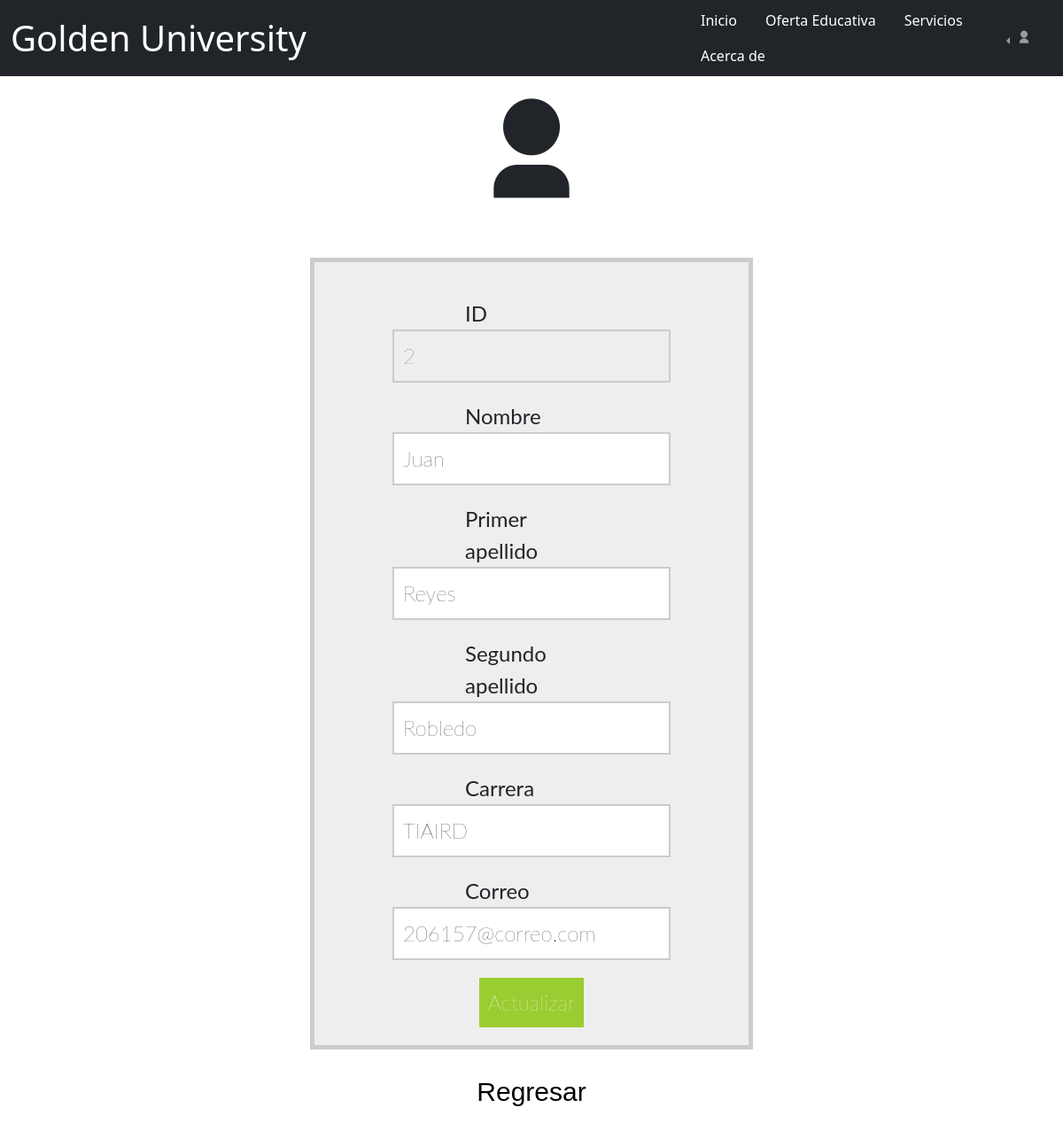
Page /PHP/Modificara.php?ID=2 on the committed database.
### tables this page shows
CREATE TABLE `alumnos` (
  `ID` int(11) NOT NULL,
  `Nombre` varchar(100) DEFAULT NULL,
  `Apellido1` varchar(100) DEFAULT NULL,
  `Apellido2` varchar(100) DEFAULT NULL,
  `Carrera` varchar(50) DEFAULT NULL,
  `Correo` varchar(100) DEFAULT NULL
);

### PHP/Modificara.php (the view, shortened to what this page needs)
<?php
    include('Conexion.php');
    $stdID=$_GET['ID'];
    $sql="SELECT * FROM alumnos WHERE ID='$stdID';";
    if($ress=$conn->query($sql)){
        while($row=$ress->fetch_assoc()){
            $stdID=$row['ID'];
            $nom=$row['Nombre'];
            $A1=$row['Apellido1'];
            $A2=$row['Apellido2'];
            $Carr=$row['Carrera'];
            $Email=$row['Correo'];
        }
    }
?>
<!DOCTYPE html>
<html lang="en" dir="ltr">
    <head>
        <link href="https://cdn.jsdelivr.net/npm/bootstrap@5.2.0-beta1/dist/css/bootstrap.min.css" rel="stylesheet">
        <link href="https://cdn.jsdelivr.net/npm/remixicon@2.5.0/fonts/remixicon.css" rel="stylesheet">
        <link rel="stylesheet" href="../Registroylogin/Estilo.css">
    </head>
    <body>
        <div class="container-fluid">
            <br>
            <nav class="navbar navbar-expand-lg navbar-dark bg-dark fixed-top">
                    <div class="container-fluid">
                    <a class="navbar-brand ar tit" href="../HTML/index.html">Golden University</a>
                    <div class="collapse navbar-collapse position-relative end-0" id="navbarNavDarkDropdown">
                        <nav class="nav position-absolute start-50">
                            <a class="nav-link active tb ar" aria-current="page" href="../HTML/index.html">Inicio</a>
                            <a class="nav-link tb ar" href="../HTML/Oferta.html">Oferta Educativa</a>
                            <a class="nav-link tb ar" href="../HTML/Servicio.html">Servicios</a>
                            <a class="nav-link tb ar" href="../HTML/Acerca.html">Acerca de</a>
                        </nav>
                        <ul class="navbar-nav dropstart position-absolute me-3 end-0">
                        <li class="nav-item dropdown">
                            <a class="nav-link dropdown-toggle ar" href="#" id="navbarDarkDropdownMenuLink" role="button" data-bs-toggle="dropdown" aria-expanded="false">
                                <i class="ri-user-fill"></i>
                            </a>
                        </li>
                        </ul>
                    </div>
                    </div>
                </nav>
            <i class="ri-user-3-fill ri-8x"></i>
            <form method="post" action="" name="update-form">
                <div class="form-element">
                    <label>ID</label>
                    <input type="text" name="ID" value="<?php echo $stdID; ?>" required disabled />
                </div>
                <div class="form-element">
                    <label>Nombre</label>
                    <input type="text" name="Nombre" value="<?php echo $nom; ?>"required />
                </div>
                <div class="form-element">
                    <label>Primer apellido</label>
                    <input type="text" name="Apellido1" value="<?php echo $A1; ?>" required />
                </div>
                <div class="form-element">
                    <label>Segundo apellido</label>
                    <input type="text" name="Apellido2" value="<?php echo $A2; ?>" required />
                </div>
                <div class="form-element">
                    <label>Carrera</label>
                    <input type="text" name="Carrera" value="<?php echo $Carr; ?>" required />
                </div>
                <div class="form-element">
                    <label>Correo</label>
                    <input type="email" name="Correo" value="<?php echo $Email; ?>" required />
                </div>
                <button type="submit" name="update" value="update">Actualizar</button>
            </form>
            <div class="t-30">
            <p><a class="linkreg" href="Consultaa.php">Regresar</a></p>
            </div>
        </div>
    </body>
</html>

### Registroylogin/Estilo.css (style rules this page uses)
* { padding: 0; margin: 0; box-sizing: border-box; }
body { margin: 50px auto; text-align: center; width: 800px; }
label { width: 150px; display: inline-block; text-align: left; font-size: 1.5rem; font-family: 'Lato'; }
input { border: 2px solid #ccc; font-size: 1.5rem; font-weight: 100; font-family: 'Lato'; padding: 10px; }
form { margin: 25px auto; padding: 20px; border: 5px solid #ccc; width: 500px; background: #eee; }
div.form-element { margin: 20px 0; }
button { padding: 10px; font-size: 1.5rem; font-family: 'Lato'; font-weight: 100; background: yellowgreen; color: white; border: none; }
.linkreg { text-decoration: none; color: #000000; }
.t-30 { font-family: sans-serif; font-size: 30px; }
.tit { font-size: 30pt; }
.tb { color: #fff; }

### rows in the picture
alumnos: ID "2", Nombre "Juan", Apellido1 "Reyes", Apellido2 "Robledo", Carrera "TIAIRD", Correo "206157@correo.com"
